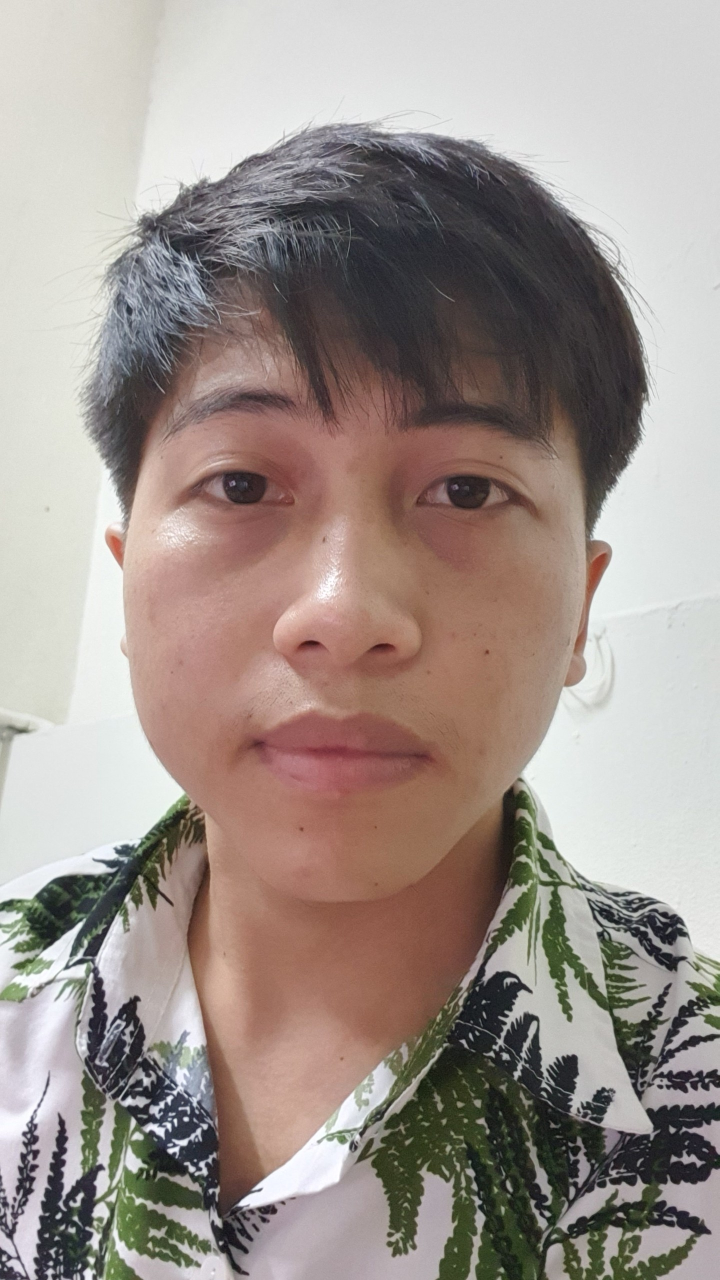
#> input picture image/input/uoa1.jpg, 1439 x 2560 px, found by its file name (shown at 1/2 size)
$ python test.py
#> lines starting #> are read from the running program, lines starting #| are printed output that depends on the picture; after the words box and inside, x2 and y2 are one past the last pixel; in counts of white or black regions, pixels touching at a corner belong together
import cv2
import numpy as np

def pick_color_face(image):
    # Chọn màu da khuôn mặt
    lower_skin = np.array([0, 20, 70], dtype=np.uint8)
    upper_skin = np.array([20, 255, 255], dtype=np.uint8)

    # Chuyển đổi ảnh sang không gian màu HSV
    hsv_image = cv2.cvtColor(image, cv2.COLOR_BGR2HSV)

    # Tạo mask cho vùng màu da
    mask = cv2.inRange(hsv_image, lower_skin, upper_skin)

    # Áp dụng morphological transformations để loại bỏ nhiễu và kết hợp vùng màu da
    kernel = np.ones((5, 5), np.uint8)
    mask = cv2.morphologyEx(mask, cv2.MORPH_OPEN, kernel)
    mask = cv2.morphologyEx(mask, cv2.MORPH_CLOSE, kernel)

    # Tìm contours của vùng màu da
    contours, _ = cv2.findContours(mask, cv2.RETR_EXTERNAL, cv2.CHAIN_APPROX_SIMPLE)

    # Chọn vùng có diện tích lớn nhất làm vùng khuôn mặt
    if contours:
        max_contour = max(contours, key=cv2.contourArea)
        x, y, w, h = cv2.boundingRect(max_contour)
        return x, y, x + w, y + h

    return None

def detect_face_with_template(image, template_path):
    # Đọc ảnh template khuôn mặt
    template = cv2.imread(template_path, cv2.IMREAD_COLOR)

    # Chọn vùng màu da trong ảnh đầu vào
    face_roi = pick_color_face(image)

    if face_roi:
        # Tạo ảnh con của vùng màu da trong ảnh đầu vào
        face_region = image[face_roi[1]:face_roi[3], face_roi[0]:face_roi[2]]

        # Thực hiện template matching
        result = cv2.matchTemplate(face_region, template, cv2.TM_CCOEFF_NORMED)
        _, _, _, max_loc = cv2.minMaxLoc(result)

        # Tính toán vị trí tuyệt đối của khuôn mặt trong ảnh gốc
        top_left = (face_roi[0] + max_loc[0], face_roi[1] + max_loc[1])
        bottom_right = (top_left[0] + template.shape[1], top_left[1] + template.shape[0])

        # Vẽ hình chữ nhật xung quanh khuôn mặt
        cv2.rectangle(image, top_left, bottom_right, (0, 255, 0), 2)

        # Hiển thị ảnh
        cv2.imshow('Detected Face', image)
        cv2.waitKey(0)
        cv2.destroyAllWindows()
    else:
        print("Không tìm thấy khuôn mặt trong ảnh.")


# Đường dẫn đến ảnh đầu vào
image_path = './uoa1.jpg'

# Đường dẫn đến template khuôn mặt
template_path = './template.png'

# Đọc ảnh đầu vào
input_image = cv2.imread(image_path, cv2.IMREAD_COLOR)
#> input_image is the input picture: shape (2560, 1439, 3); mean B, G, R 141.4, 147.3, 159.1
input_image = cv2.resize(input_image, (128, 128))
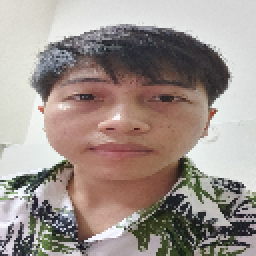
#> input_image: shape (128, 128, 3) (shown 2 times larger); mean B, G, R 141.4, 147.4, 159.1
# Gọi hàm detect_face_with_template
detect_face_with_template(input_image, template_path)
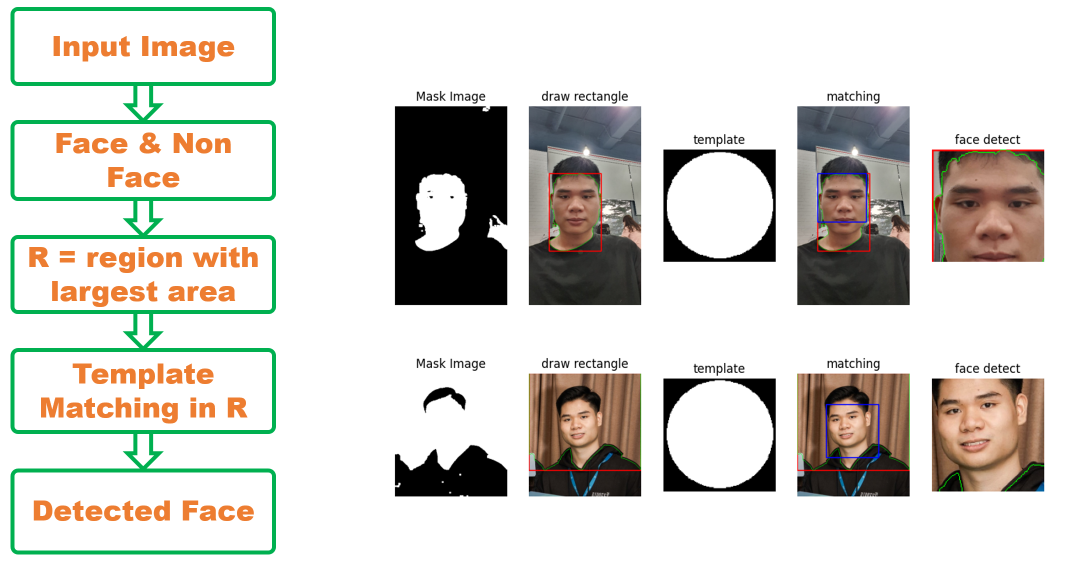
#> input picture image/template.png, 2145 x 1137 px, found by its file name (shown at 1/2 size)
#> in detect_face_with_template, template is the input picture: shape (1137, 2145, 3); mean B, G, R 205, 211, 212.5
#> in pick_color_face, `hsv_image = cv2.cvtColor(image, cv2.COLOR_BGR2HSV)`: hsv_image: shape (128, 128, 3); mean H, S, V 51.4, 41.2, 161.4
#> in pick_color_face, `mask = cv2.inRange(hsv_image, lower_skin, upper_skin)`:
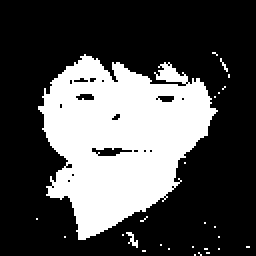
#> mask: shape (128, 128) (shown 2 times larger); 31.1% white; 26 white regions (24 under 20 px), largest, box (x1, y1, x2, y2) and area: (19, 27, 109, 120) 5026, (63, 116, 69, 124) 20
#> in pick_color_face, `mask = cv2.morphologyEx(mask, cv2.MORPH_OPEN, kernel)`:
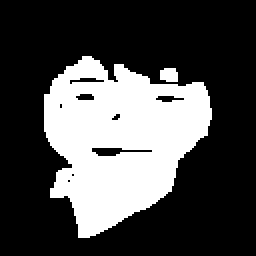
#> mask: shape (128, 128) (shown 2 times larger); 29.7% white; 2 white regions, box (x1, y1, x2, y2) and area: (22, 28, 106, 119) 4815, (80, 34, 89, 41) 56
#> in pick_color_face, `mask = cv2.morphologyEx(mask, cv2.MORPH_CLOSE, kernel)`:
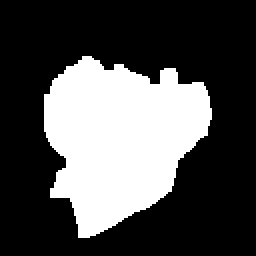
#> mask: shape (128, 128) (shown 2 times larger); 30.9% white; 1 white region
#> in pick_color_face, `contours, _ = cv2.findContours(mask, cv2.RETR_EXTERNAL, cv2.CHAIN_APPR..`: contours = 1 contour; box (x1, y1, x2, y2) and area: (22, 28, 106, 119) 4921
#> in pick_color_face, `max_contour = max(contours, key=cv2.contourArea)`: max_contour = contour of 153 points, box (x1, y1, x2, y2) (22, 28, 106, 119), area 4921
#> in pick_color_face, `x, y, w, h = cv2.boundingRect(max_contour)`: x = 22; y = 28; w = 84; h = 91
#> in detect_face_with_template, `face_roi = pick_color_face(image)`: face_roi = (22, 28, 106, 119)
#> in detect_face_with_template, `face_region = image[face_roi[1]:face_roi[3], face_roi[0]:face_roi[2]]`:
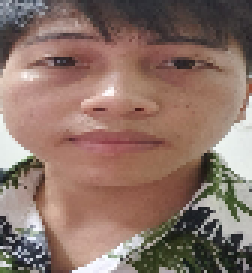
#> face_region: shape (91, 84, 3) (shown 3 times larger); mean B, G, R 103.9, 114.2, 139.8
#> in detect_face_with_template, `result = cv2.matchTemplate(face_region, template, cv2.TM_CCOEFF_NORMED)`:
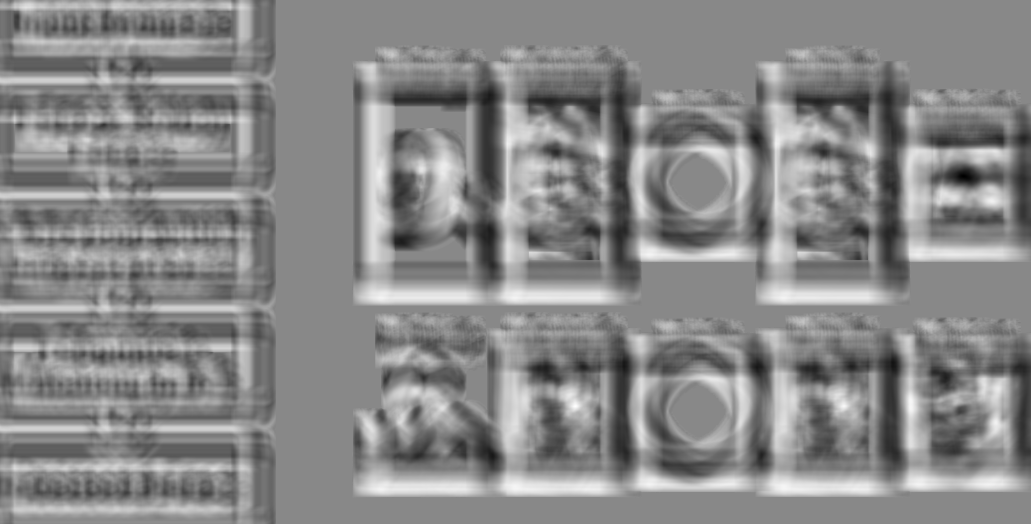
#> result: shape (1047, 2062) float32 (shown at 1/2 size); min -0.479, max 0.419, mean 0.000392; drawn with min black and max white
#> in detect_face_with_template, `_, _, _, max_loc = cv2.minMaxLoc(result)`: max_loc = (1150, 812)
#> in detect_face_with_template, `top_left = (face_roi[0] + max_loc[0], face_roi[1] + max_loc[1])`: top_left = (1172, 840)
#> in detect_face_with_template, `bottom_right = (top_left[0] + template.shape[1], top_left[1] + templat..`: bottom_right = (3317, 1977)
